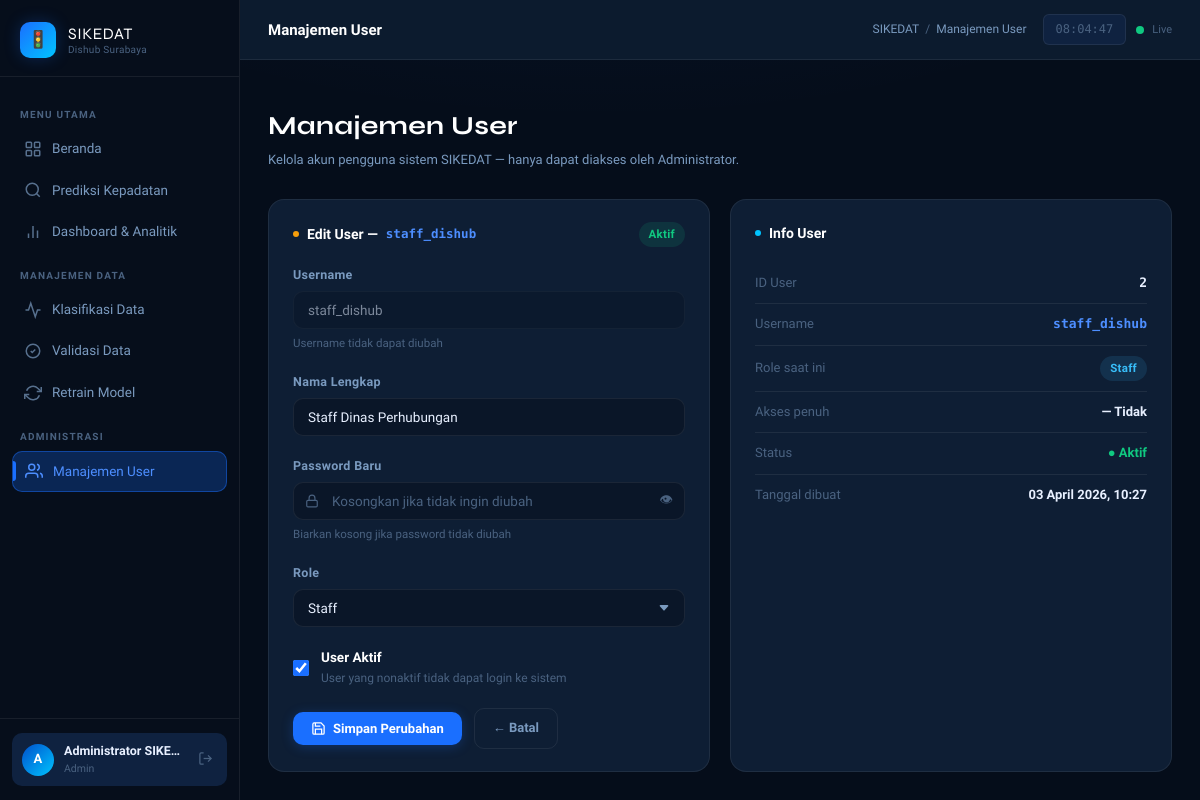
The page /users/edit/2 (signed in) on the database as committed earlier.
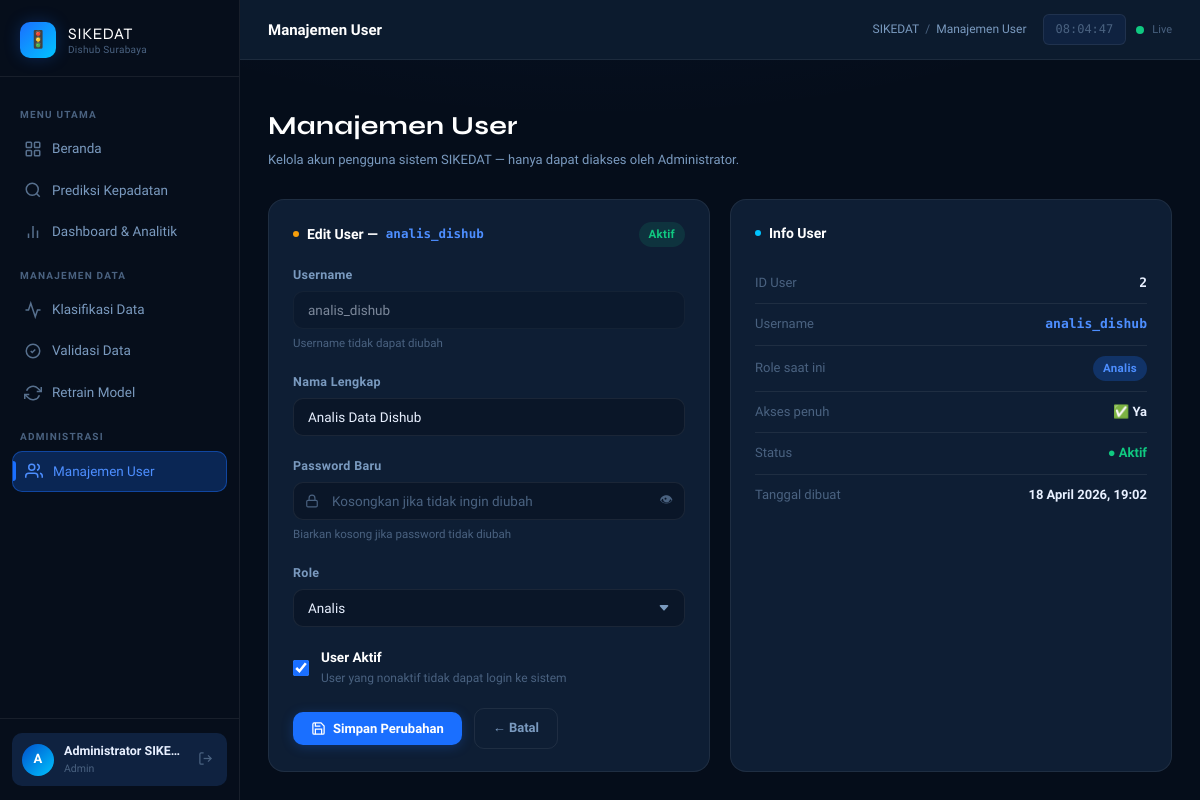
The same page on the database as committed later.
### models.py (models this page shows, shortened)
class User(UserMixin, db.Model):
    __tablename__ = 'users'
    id           = db.Column(db.Integer, primary_key=True)
    username     = db.Column(db.String(80), unique=True, nullable=False)
    password     = db.Column(db.String(200), nullable=False)  # disimpan ter-hash
    nama_lengkap = db.Column(db.String(150), nullable=True)
    role_id      = db.Column(db.Integer, db.ForeignKey('roles.id'), nullable=False)
    is_active    = db.Column(db.Boolean, default=True)
    created_at   = db.Column(db.DateTime, default=datetime.utcnow)
    dataset_diklasifikasi = db.relationship(
        'Dataset',
        foreign_keys='Dataset.classified_by',
        backref='pengklasifikasi',
        lazy=True
    )
    dataset_divalidasi = db.relationship(
        'Dataset',
        foreign_keys='Dataset.validated_by',
        backref='validator',
        lazy=True
    )
    retrain_dilakukan = db.relationship(
        'RetrainHistory',
        backref='operator',
        lazy=True
    )
    @property
    def has_full_access(self):
        return self.role.akses_penuh if self.role else False

class Role(db.Model):
    __tablename__ = 'roles'
    id          = db.Column(db.Integer, primary_key=True)
    nama        = db.Column(db.String(50), unique=True, nullable=False)
    deskripsi   = db.Column(db.String(200), nullable=True)
    akses_penuh = db.Column(db.Boolean, default=False, nullable=False)
    users = db.relationship('User', backref='role', lazy=True)

### app.py (the view, shortened to what this page needs)
@app.route('/users/edit/<int:user_id>', methods=['GET','POST'])
@admin_required
def users_edit(user_id):
    user       = User.query.get_or_404(user_id)
    semua_role = Role.query.all()
    return render_template('users.html', semua_role=semua_role, mode='edit', user=user)

### app.py (called while the page is built)
@login_manager.user_loader
def load_user(user_id):
    return User.query.get(int(user_id))

def admin_required(f):
    @wraps(f)
    def decorated(*args, **kwargs):
        if not current_user.is_authenticated:
            return redirect(url_for('auth.login'))
        if not (current_user.role and current_user.role.nama == 'admin'):
            abort(403)
        return f(*args, **kwargs)
    return decorated

@app.context_processor
def inject_globals():
    return {'now': datetime.utcnow()}

### templates/users.html (shortened to what the changed rows need)
{% extends "base.html" %}
{% block content %}
<div class="page-header">
  <div class="flex items-center justify-between flex-wrap gap-3">
    <div>
      <h1>Manajemen User</h1>
    </div>
  </div>
</div>
{% if mode == 'list' %}
<div class="grid grid-3 fade-in" style="margin-bottom: 20px;">
  <div class="stat-card fade-in delay-1">
    <span class="stat-icon">👥</span>
    <div class="stat-label">Total User</div>
    <div class="stat-value">{{ semua_user | length }}</div>
    <div class="stat-meta">terdaftar di sistem</div>
  </div>
  <div class="stat-card success fade-in delay-2">
    <span class="stat-icon">✅</span>
    <div class="stat-label">User Aktif</div>
    <div class="stat-value">{{ semua_user | selectattr('is_active') | list | length }}</div>
    <div class="stat-meta">dapat login ke sistem</div>
  </div>
  <div class="stat-card danger fade-in delay-3">
    <span class="stat-icon">🚫</span>
    <div class="stat-label">Nonaktif</div>
    <div class="stat-value">{{ semua_user | rejectattr('is_active') | list | length }}</div>
    <div class="stat-meta">tidak dapat login</div>
  </div>
</div>
<div class="card fade-in delay-2">
  <div class="card-header">
    <div class="card-title">
      <span class="dot"></span>Daftar Pengguna Sistem
    </div>
    <div class="tabs">
      <button class="tab active" onclick="filterRole('semua', this)">Semua</button>
      {% for role in semua_role %}
      <button class="tab" onclick="filterRole('{{ role.nama }}', this)">
        {{ role.nama | capitalize }}
      </button>
      {% endfor %}
    </div>
  </div>
  <div class="table-wrapper">
    <table id="userTable">
      <thead>
        <tr>
          <th>ID</th>
          <th>Nama Lengkap</th>
          <th>Username</th>
          <th>Role</th>
          <th>Akses Penuh</th>
          <th>Status</th>
          <th>Dibuat</th>
          <th>Aksi</th>
        </tr>
      </thead>
      <tbody>
        {% for u in semua_user %}
        <tr data-role="{{ u.role.nama if u.role else '' }}">
          <td class="td-mono" style="color:var(--text-muted);">{{ u.id }}</td>
          <td style="font-weight:600;">
            <div class="flex items-center gap-2">
              <div style="
                width:30px;height:30px;border-radius:50%;flex-shrink:0;
                background:linear-gradient(135deg,var(--primary-dark),var(--cyan));
                display:flex;align-items:center;justify-content:center;
                font-size:12px;font-weight:700;color:#fff;
              ">
                {{ u.nama_lengkap[0].upper() if u.nama_lengkap else u.username[0].upper() }}
              </div>
              {{ u.nama_lengkap or '—' }}
            </div>
          </td>
          <td class="td-mono" style="color:var(--primary-light);">{{ u.username }}</td>
          <td>
            {% if u.role %}
            {% set role_colors = {'admin': 'danger', 'analis': 'primary', 'staff': 'info'} %}
            <span class="badge badge-{{ role_colors.get(u.role.nama, 'info') }}">
              {{ u.role.nama | capitalize }}
            </span>
            {% else %}
            <span style="color:var(--text-muted);">—</span>
            {% endif %}
          </td>
          <td>
            {% if u.has_full_access %}
            <span style="color:var(--success);">✅ Ya</span>
            {% else %}
            <span style="color:var(--text-muted);">— Tidak</span>
            {% endif %}
          </td>
          <td>
            {% if u.is_active %}
            <span class="badge badge-success"><span class="dot"></span>Aktif</span>
            {% else %}
            <span class="badge badge-danger"><span class="dot"></span>Nonaktif</span>
            {% endif %}
          </td>
          <td style="font-size:12px;color:var(--text-muted);">
            {{ u.created_at.strftime('%d %b %Y') if u.created_at else '—' }}
          </td>
          <td>
            <div class="flex items-center gap-1">
              <a href="{{ url_for('users_edit', user_id=u.id) }}"
                 class="btn btn-ghost btn-icon-sm" title="Edit User">
                <svg width="14" height="14" viewBox="0 0 24 24" fill="none"
                     stroke="currentColor" stroke-width="2">
                  <path d="M11 4H4a2 2 0 0 0-2 2v14a2 2 0 0 0 2 2h14a2 2 0 0 0 2-2v-7"/>
                  <path d="M18.5 2.5a2.121 2.121 0 0 1 3 3L12 15l-4 1 1-4 9.5-9.5z"/>
                </svg>
              </a>
              {% if u.id != current_user.id %}
              <form method="POST"
                    action="{{ url_for('users_toggle', user_id=u.id) }}"
                    style="display:inline;"
                    onsubmit="return confirm('{{ 'Nonaktifkan' if u.is_active else 'Aktifkan' }} user {{ u.username }}?')">
                <button type="submit"
                        class="btn btn-ghost btn-icon-sm"
                        title="{{ 'Nonaktifkan' if u.is_active else 'Aktifkan' }}"
                        style="color:{{ 'var(--danger)' if u.is_active else 'var(--success)' }};">
                  {% if u.is_active %}
                  <svg width="14" height="14" viewBox="0 0 24 24" fill="none"
                       stroke="currentColor" stroke-width="2">
                    <circle cx="12" cy="12" r="10"/>
                    <line x1="4.93" y1="4.93" x2="19.07" y2="19.07"/>
                  </svg>
                  {% else %}
                  <svg width="14" height="14" viewBox="0 0 24 24" fill="none"
                       stroke="currentColor" stroke-width="2">
                    <path d="M22 11.08V12a10 10 0 1 1-5.93-9.14"/>
                    <polyline points="22 4 12 14.01 9 11.01"/>
                  </svg>
                  {% endif %}
                </button>
              </form>
              {% else %}
              <span style="font-size:11px;color:var(--text-muted);padding:0 6px;">—</span>
              {% endif %}
            </div>
          </td>
        </tr>
        {% else %}
        <tr>
          <td colspan="8" style="text-align:center;padding:40px;color:var(--text-muted);">
            <div style="font-size:32px;margin-bottom:8px;opacity:0.2;">👥</div>
            Belum ada user terdaftar.
          </td>
        </tr>
        {% endfor %}
      </tbody>
    </table>
  </div>
</div>
<!-- ══════════════════════════════════════
     MODE: CREATE — Form tambah user baru
     ══════════════════════════════════════ -->
{% elif mode == 'edit' %}
<div class="grid grid-12 fade-in">
  <div class="card col-span-6 fade-in delay-1">
    <div class="card-header">
      <div class="card-title">
        <span class="dot" style="background:var(--warning);"></span>
        Edit User — <span class="td-mono" style="color:var(--primary-light);">{{ user.username }}</span>
      </div>
      <span class="badge badge-{{ 'success' if user.is_active else 'danger' }}">
        {{ 'Aktif' if user.is_active else 'Nonaktif' }}
      </span>
    </div>
    <form method="POST" action="{{ url_for('users_edit', user_id=user.id) }}" id="editForm">
      <div class="form-group">
        <label class="form-label">Username</label>
        <input type="text" class="form-control"
               value="{{ user.username }}" disabled
               style="opacity:0.5;cursor:not-allowed;" />
        <div class="form-hint">Username tidak dapat diubah</div>
      </div>
      <div class="form-group">
        <label class="form-label">Nama Lengkap</label>
        <input type="text" class="form-control" name="nama_lengkap"
               value="{{ user.nama_lengkap or '' }}"
               placeholder="Nama lengkap" />
      </div>
      <div class="form-group">
        <label class="form-label">Password Baru</label>
        <div class="input-group">
          <input type="password" class="form-control" name="password"
                 id="editPassword" placeholder="Kosongkan jika tidak ingin diubah" />
          <button type="button" onclick="togglePwd('editPassword')"
                  style="position:absolute;right:12px;top:50%;transform:translateY(-50%);
                         background:none;border:none;color:var(--text-muted);cursor:pointer;">
            👁
          </button>
        </div>
        <div class="form-hint">Biarkan kosong jika password tidak diubah</div>
      </div>
      <div class="form-group">
        <label class="form-label">Role</label>
        <select class="form-control" name="role_id"
                {% if user.id == current_user.id %}disabled{% endif %}>
          {% for role in semua_role %}
          <option value="{{ role.id }}"
                  {{ 'selected' if user.role_id == role.id else '' }}>
            {{ role.nama | capitalize }}
          </option>
          {% endfor %}
        </select>
      </div>
      <div class="form-group">
        <label class="flex items-center gap-3" style="cursor:pointer;">
          <input type="checkbox" name="is_active"
                 {% if user.is_active %}checked{% endif %}
                 style="accent-color:var(--primary);width:16px;height:16px;" />
          <div>
            <div style="font-size:13.5px;font-weight:600;color:var(--text-heading);">
              User Aktif
            </div>
            <div style="font-size:12px;color:var(--text-muted);">
              User yang nonaktif tidak dapat login ke sistem
            </div>
          </div>
        </label>
      </div>
      <div class="flex items-center gap-3">
        <button type="submit" class="btn btn-primary">
          <svg width="15" height="15" viewBox="0 0 24 24" fill="none"
               stroke="currentColor" stroke-width="2">
            <path d="M19 21H5a2 2 0 0 1-2-2V5a2 2 0 0 1 2-2h11l5 5v11a2 2 0 0 1-2 2z"/>
            <polyline points="17 21 17 13 7 13 7 21"/>
            <polyline points="7 3 7 8 15 8"/>
          </svg>
          Simpan Perubahan
        </button>
        <a href="{{ url_for('users_list') }}" class="btn btn-outline">← Batal</a>
      </div>
    </form>
  </div>
  <div class="card col-span-6 fade-in delay-2">
    <div class="card-header">
      <div class="card-title">
        <span class="dot" style="background:var(--cyan);"></span>
        Info User
      </div>
    </div>
    <div class="kv-pair">
      <span class="key">ID User</span>
      <span class="val text-mono">{{ user.id }}</span>
    </div>
    <div class="kv-pair">
      <span class="key">Username</span>
      <span class="val text-mono" style="color:var(--primary-light);">{{ user.username }}</span>
    </div>
    <div class="kv-pair">
      <span class="key">Role saat ini</span>
      <span class="val">
        {% if user.role %}
        {% set rc = {'admin':'danger','analis':'primary','staff':'info'} %}
        <span class="badge badge-{{ rc.get(user.role.nama,'info') }}">
          {{ user.role.nama | capitalize }}
        </span>
        {% else %}—{% endif %}
      </span>
    </div>
    <div class="kv-pair">
      <span class="key">Akses penuh</span>
      <span class="val">
        {{ '✅ Ya' if user.has_full_access else '— Tidak' }}
      </span>
    </div>
    <div class="kv-pair">
      <span class="key">Status</span>
      <span class="val">
        {% if user.is_active %}
        <span style="color:var(--success);">● Aktif</span>
        {% else %}
        <span style="color:var(--danger);">● Nonaktif</span>
        {% endif %}
      </span>
    </div>
    <div class="kv-pair" style="border:none;">
      <span class="key">Tanggal dibuat</span>
      <span class="val">
        {{ user.created_at.strftime('%d %B %Y, %H:%M') if user.created_at else '—' }}
      </span>
    </div>
  </div>
</div>
{% endif %}
{% endblock %}

Rows that differ between the two databases and show on the page:
no longer on this page (row edited): Role: role.nama "Staff", akses_penuh "— Tidak"
changed User "Aktif": username "staff_dishub" → "analis_dishub"; nama_lengkap "Staff Dinas Perhubungan" → "Analis Data Dishub"; created_at "03 April 2026, 10:27" → "18 April 2026, 19:02"
now on this page (row edited): Role: role.nama "Analis", akses_penuh "✅ Ya"
Other text that changed with them:
form field role_id: "Staff" → "Analis"
